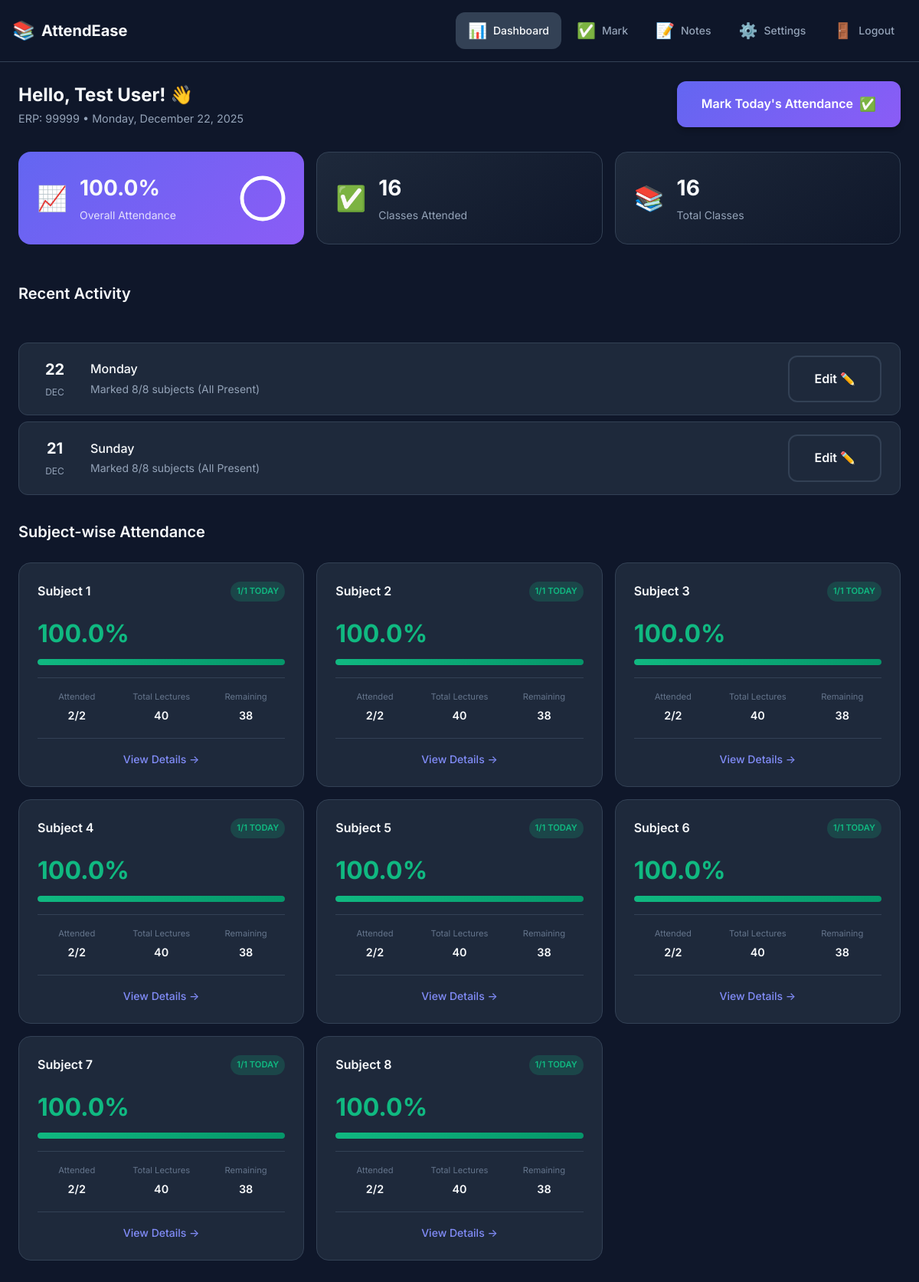
The app's page /dashboard (signed in) with its own data.
### models.py (models this page shows, shortened)
class User(UserMixin, db.Model):
    __tablename__ = 'users'
    id = db.Column(db.Integer, primary_key=True)
    name = db.Column(db.String(100), nullable=False)  # User's full name
    username = db.Column(db.String(80), unique=True, nullable=False)  # ERP number
    email = db.Column(db.String(120), unique=True, nullable=False)
    password_hash = db.Column(db.String(256), nullable=False)
    created_at = db.Column(db.DateTime, default=datetime.utcnow)
    reset_token = db.Column(db.String(6), nullable=True)
    reset_token_expires = db.Column(db.DateTime, nullable=True)
    attendance_records = db.relationship('Attendance', backref='user', lazy='dynamic')

class Subject(db.Model):
    __tablename__ = 'subjects'
    id = db.Column(db.Integer, primary_key=True)
    name = db.Column(db.String(100), nullable=False)
    total_lectures = db.Column(db.Integer, default=40)
    attendance_records = db.relationship('Attendance', backref='subject', lazy='dynamic')
    def get_user_attendance(self, user_id):
        from sqlalchemy import func
        result = db.session.query(
            func.coalesce(func.sum(Attendance.lectures_present), 0).label('present'),
            func.coalesce(func.sum(Attendance.lectures_total), 0).label('total')
        ).filter_by(user_id=user_id, subject_id=self.id).first()
        present = result.present if result else 0
        total = result.total if result else 0
        percentage = (present / total * 100) if total > 0 else 0
        remaining = max(0, self.total_lectures - total)
        return {
            'attended': present,
            'total_marked': total,
            'total_lectures': self.total_lectures,
            'remaining': remaining,
            'percentage': round(percentage, 1)
        }

### app.py (the view)
@app.route('/dashboard')
@login_required
def dashboard():
    subjects = Subject.query.all()
    today = date.today()
    subject_data = []
    total_attended = 0
    total_classes = 0
    for subject in subjects:
        stats = subject.get_user_attendance(current_user.id)
        today_record = Attendance.query.filter_by(
            user_id=current_user.id,
            subject_id=subject.id,
            date=today
        ).first()
        subject_data.append({
            'id': subject.id,
            'name': subject.name,
            'stats': stats,
            'marked_today': today_record is not None,
            'today_present': today_record.lectures_present if today_record else 0,
            'today_total': today_record.lectures_total if today_record else 0
        })
        total_attended += stats['attended']
        total_classes += stats['total_marked']
    overall_percentage = (total_attended / total_classes * 100) if total_classes > 0 else 0
    recent_dates = db.session.query(Attendance.date).filter_by(user_id=current_user.id)\
        .distinct().order_by(Attendance.date.desc()).limit(5).all()
    recent_history = {}
    for r_date in recent_dates:
        d = r_date[0]
        date_str = d.isoformat()
        day_records = Attendance.query.filter_by(user_id=current_user.id, date=d).all()
        present_count = sum(1 for r in day_records if r.lectures_present > 0)
        fully_present_count = sum(1 for r in day_records if r.lectures_present == r.lectures_total)
        recent_history[date_str] = {
            'date_obj': d,
            'present_count': present_count,
            'fully_present_count': fully_present_count,
            'total_subjects': len(day_records)
        }
    return render_template('dashboard.html',
                         subjects=subject_data,
                         overall_percentage=round(overall_percentage, 1),
                         total_attended=total_attended,
                         total_classes=total_classes,
                         today=today,
                         recent_history=recent_history)

### app.py (called while the page is built)
@login_manager.user_loader
def load_user(user_id):
    return User.query.get(int(user_id))

### templates/dashboard.html (shortened to what this page needs)
{% extends 'base.html' %}
{% block content %}
<div class="dashboard">
    <header class="dashboard-header">
        <div class="header-content">
            <div class="greeting">
                <h1>Hello, {{ current_user.name }}! 👋</h1>
                <p class="date">ERP: {{ current_user.username }} • {{ today.strftime('%A, %B %d, %Y') }}</p>
            </div>
            <a href="{{ url_for('mark_attendance') }}" class="btn btn-primary">
                <span>Mark Today's Attendance</span>
                <span class="btn-icon">✅</span>
            </a>
        </div>
    </header>
    <section class="stats-overview">
        <div class="stat-card main-stat">
            <div class="stat-icon">📈</div>
            <div class="stat-content">
                <span class="stat-value">{{ overall_percentage }}%</span>
                <span class="stat-label">Overall Attendance</span>
            </div>
            <div class="stat-progress">
                <div class="progress-ring">
                    <svg viewBox="0 0 100 100">
                        <circle class="progress-bg" cx="50" cy="50" r="45"></circle>
                        <circle class="progress-fill" cx="50" cy="50" r="45"
                            style="stroke-dasharray: {{ overall_percentage * 2.83 }} 283"></circle>
                    </svg>
                </div>
            </div>
        </div>
        <div class="stat-card">
            <div class="stat-icon">✅</div>
            <div class="stat-content">
                <span class="stat-value">{{ total_attended }}</span>
                <span class="stat-label">Classes Attended</span>
            </div>
        </div>
        <div class="stat-card">
            <div class="stat-icon">📚</div>
            <div class="stat-content">
                <span class="stat-value">{{ total_classes }}</span>
                <span class="stat-label">Total Classes</span>
            </div>
        </div>
    </section>
    <section class="history-section">
        <div class="section-header">
            <h2>Recent Activity</h2>
        </div>
        {% if recent_history %}
        <div class="history-list">
            {% for date_str, data in recent_history.items() %}
            <div class="history-item">
                <div class="history-date">
                    <span class="date-day">{{ data.date_obj.strftime('%d') }}</span>
                    <span class="date-month">{{ data.date_obj.strftime('%b') }}</span>
                </div>
                <div class="history-info">
                    <span class="history-day">{{ data.date_obj.strftime('%A') }}</span>
                    <span class="history-status">
                        Marked {{ data.present_count }}/{{ data.total_subjects }} subjects
                        {% if data.fully_present_count == data.total_subjects %}
                        (All Present)
                        {% endif %}
                    </span>
                </div>
                <div class="history-actions">
                    <a href="{{ url_for('mark_attendance', date=date_str) }}" class="btn btn-outline btn-sm">
                        Edit ✏️
                    </a>
                </div>
            </div>
            {% endfor %}
        </div>
        {% else %}
        <div class="empty-state-mini">
            <p>No recent activity recorded.</p>
        </div>
        {% endif %}
    </section>
    <section class="subjects-section">
        <div class="section-header">
            <h2>Subject-wise Attendance</h2>
        </div>
        <div class="subjects-grid">
            {% for subject in subjects %}
            <div class="subject-card" data-subject-id="{{ subject.id }}">
                <div class="subject-header">
                    <h3>{{ subject.name }}</h3>
                    {% if subject.marked_today %}
                    <span class="status-badge present">{{ subject.today_present }}/{{ subject.today_total }}
                        Today</span>
                    {% else %}
                    <span class="status-badge pending">Not Marked</span>
                    {% endif %}
                </div>
                <div class="subject-stats">
                    <div class="percentage-display">
                        <span class="percentage-value {{ 'low' if subject.stats.percentage < 75 else 'good' }}">
                            {{ subject.stats.percentage }}%
                        </span>
                    </div>
                    <div class="progress-bar">
                        <div class="progress-fill {{ 'low' if subject.stats.percentage < 75 else 'good' }}"
                            style="width: {{ subject.stats.percentage }}%"></div>
                    </div>
                </div>
                <div class="subject-details">
                    <div class="detail-item">
                        <span class="detail-label">Attended</span>
                        <span class="detail-value">{{ subject.stats.attended }}/{{ subject.stats.total_marked }}</span>
                    </div>
                    <div class="detail-item">
                        <span class="detail-label">Total Lectures</span>
                        <span class="detail-value">{{ subject.stats.total_lectures }}</span>
                    </div>
                    <div class="detail-item">
                        <span class="detail-label">Remaining</span>
                        <span class="detail-value">{{ subject.stats.remaining }}</span>
                    </div>
                </div>
                <a href="{{ url_for('subject_detail', subject_id=subject.id) }}" class="subject-link">
                    View Details →
                </a>
            </div>
            {% endfor %}
        </div>
    </section>
</div>
{% endblock %}

### records on screen
User: name "Test User", username "99999"
Subject: name "Subject 1", today_present "1", today_total "1", stats.percentage "100.0", stats.attended "2", stats.total_marked "2", stats.total_lectures "40", stats.remaining "38"
Subject: name "Subject 2", today_present "1", today_total "1", stats.percentage "100.0", stats.attended "2", stats.total_marked "2", stats.total_lectures "40", stats.remaining "38"
Subject: name "Subject 3", today_present "1", today_total "1", stats.percentage "100.0", stats.attended "2", stats.total_marked "2", stats.total_lectures "40", stats.remaining "38"
Subject: name "Subject 4", today_present "1", today_total "1", stats.percentage "100.0", stats.attended "2", stats.total_marked "2", stats.total_lectures "40", stats.remaining "38"
Subject: name "Subject 5", today_present "1", today_total "1", stats.percentage "100.0", stats.attended "2", stats.total_marked "2", stats.total_lectures "40", stats.remaining "38"
Subject: name "Subject 6", today_present "1", today_total "1", stats.percentage "100.0", stats.attended "2", stats.total_marked "2", stats.total_lectures "40", stats.remaining "38"
Subject: name "Subject 7", today_present "1", today_total "1", stats.percentage "100.0", stats.attended "2", stats.total_marked "2", stats.total_lectures "40", stats.remaining "38"
Subject: name "Subject 8", today_present "1", today_total "1", stats.percentage "100.0", stats.attended "2", stats.total_marked "2", stats.total_lectures "40", stats.remaining "38"

### other values on screen
{{ overall_percentage }} "100.0"
{{ total_attended }} "16"
{{ total_classes }} "16"
{{ data.date_obj.strftime('%d') }} "22" "21"
{{ data.date_obj.strftime('%b') }} "DEC" "DEC"
{{ data.date_obj.strftime('%A') }} "Monday" "Sunday"
{{ data.present_count }} "8" "8"
{{ data.total_subjects }} "8" "8"
